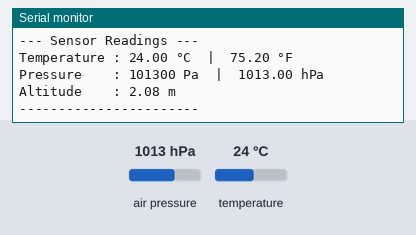
Recording of a sketch running on a simulated ESP32. Parts: the last lines printed to the serial monitor. The test bench sets the inputs (shaded band); at power-on: air pressure 1013 hPa, temperature 24 °C.

Above: at 2.2 s.
2.3 s: air pressure set to 952 hPa
At 3.6 s:
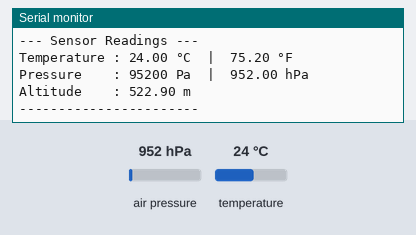
3.8 s: temperature set to 12 °C
5.3 s: air pressure set to 975 hPa
At 7.4 s:
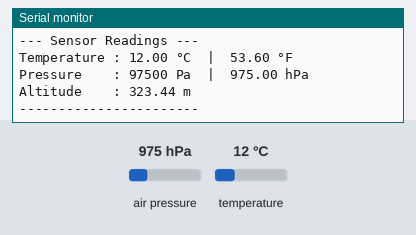
Timing chart, 0 to 8.9 s (numbered marks = the images above; inputs shaded):
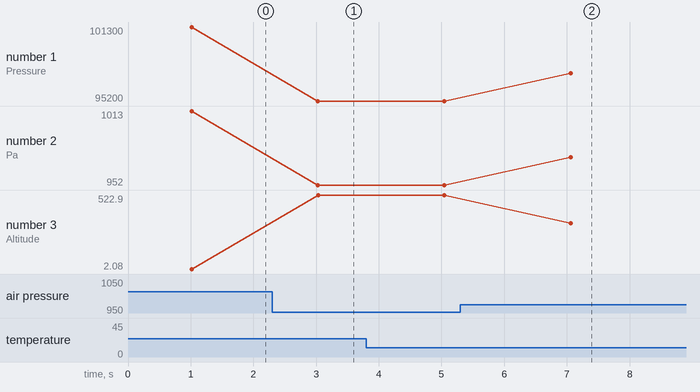

The sketch:

bmp180_esp32.ino
```cpp
/*
 * BMP180 Sensor with ESP32
 * Reads Temperature, Pressure, and Altitude
 *
 * Wiring:
 *   BMP180 VCC  -> ESP32 3.3V
 *   BMP180 GND  -> ESP32 GND
 *   BMP180 SDA  -> ESP32 GPIO 21
 *   BMP180 SCL  -> ESP32 GPIO 22
 *
 * Required Library: Adafruit BMP085 Library (supports BMP180)
 */

#include <Wire.h>
#include <Adafruit_BMP085.h>

// Create BMP180 object
Adafruit_BMP085 bmp;

// Sea level pressure in hPa (adjust for your location for accurate altitude)
#define SEA_LEVEL_PRESSURE_HPA 1013.25

void setup() {
  Serial.begin(115200);
  delay(1000);

  Serial.println("=================================");
  Serial.println("  ESP32 + BMP180 Sensor Demo     ");
  Serial.println("=================================");

  // Initialize I2C with ESP32 default pins (SDA=21, SCL=22)
  Wire.begin(21, 22);

  // Initialize BMP180
  if (!bmp.begin()) {
    Serial.println("ERROR: BMP180 sensor not found!");
    Serial.println("Check wiring:");
    Serial.println("  VCC -> 3.3V");
    Serial.println("  GND -> GND");
    Serial.println("  SDA -> GPIO 21");
    Serial.println("  SCL -> GPIO 22");
    while (1) {
      delay(1000); // Halt and wait
    }
  }

  Serial.println("BMP180 initialized successfully!");
  Serial.println("---------------------------------");
}

void loop() {
  // Read sensor values
  float temperature = bmp.readTemperature();           // in Celsius
  int32_t pressure  = bmp.readPressure();              // in Pascals
  float altitude    = bmp.readAltitude(SEA_LEVEL_PRESSURE_HPA); // in meters

  // Print readings
  Serial.println("--- Sensor Readings ---");

  Serial.print("Temperature : ");
  Serial.print(temperature, 2);
  Serial.print(" °C  |  ");
  Serial.print((temperature * 9.0 / 5.0) + 32.0, 2);
  Serial.println(" °F");

  Serial.print("Pressure    : ");
  Serial.print(pressure);
  Serial.print(" Pa  |  ");
  Serial.print(pressure / 100.0, 2);
  Serial.println(" hPa");

  Serial.print("Altitude    : ");
  Serial.print(altitude, 2);
  Serial.println(" m");

  Serial.println("-----------------------");
  Serial.println();

  delay(2000); // Wait 2 seconds before next reading
}
```

Measured:
- after the input at 2.3 s, the serial monitor: prints a new line after 0.73 s (image 1)
- after the input at 5.3 s, the serial monitor: prints a new line after 1.8 s (image 2)
- plotted number 1: 101300 → 95200 after the input at 2.3 s, 95200 → 97500 after the input at 5.3 s
- plotted number 2: 1013 → 952 after the input at 2.3 s, 952 → 975 after the input at 5.3 s
- plotted number 3: 2.08 → 522.9 after the input at 2.3 s, 522.9 → 323.44 after the input at 5.3 s
